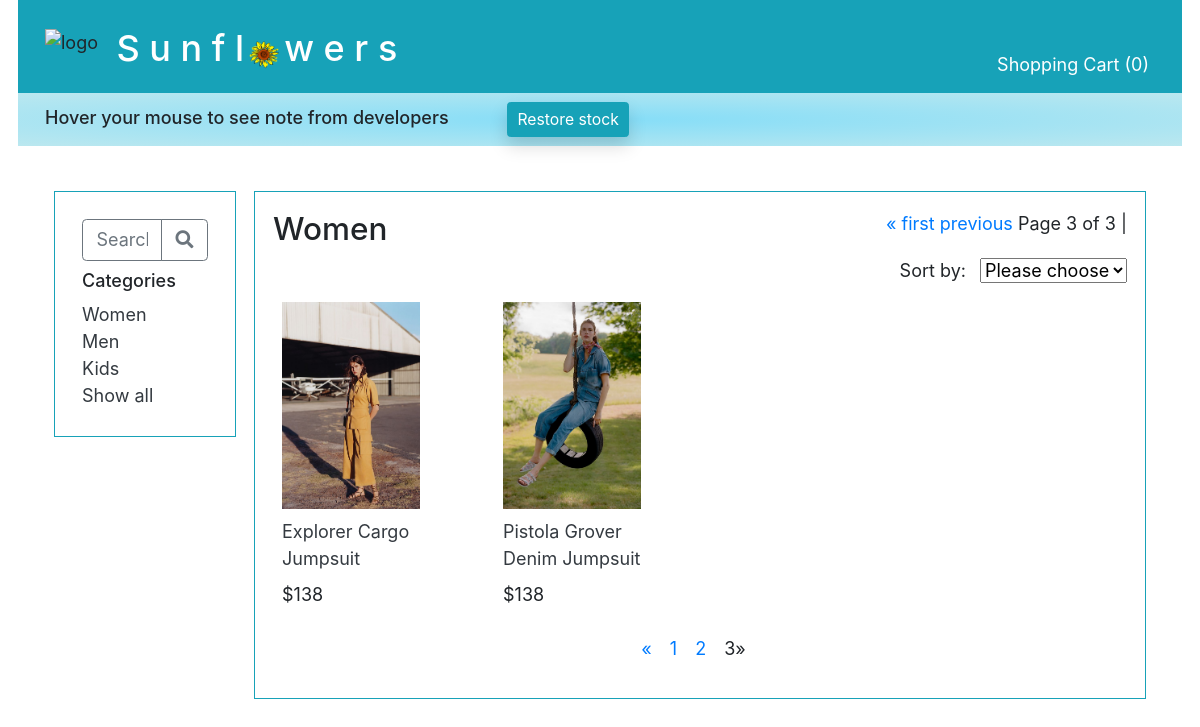
The page /product/category/1?page=3 on the database its author committed.
### main/models.py (models this page shows, shortened)
class Category(models.Model):
    name = models.CharField(max_length=255)
    cat_photo = models.ImageField(upload_to='categories', blank=True)

class Photo(models.Model):
    img = models.ImageField(upload_to='products', blank=True)
    type_of_photo = models.ForeignKey(
        PhotoType,
        related_name='photos_included',
        on_delete=models.CASCADE
    )
    for_product = models.ForeignKey(
        Product,
        related_name='photos',
        on_delete=models.CASCADE
    )

class Product(models.Model):
    name = models.CharField(max_length=255, default="")
    desc= models.TextField(default="")
    quantity_purchased = models.IntegerField(default=0)
    quantity_sold = models.IntegerField(default=0)
    quantity_available = models.IntegerField(default=0)
    temp_quan_avail = models.IntegerField(default=0)
    unit_price=models.DecimalField(max_digits=5, decimal_places=0)
    category = models.ForeignKey(
        Category,
        related_name='products_included',
        on_delete=models.CASCADE
    )
    objects = ClassManager()

### main/views.py (the view)
# urls.py: path('product/category/<int:cat_id>', views.display_category),
def display_category(request, cat_id):
    product_list = Product.objects.filter(category_id=cat_id).exclude(temp_quan_avail=0)
    if "sorted_by" not in request.session:
        request.session["sorted_by"] = "no_sort"
    if request.session["sorted_by"] == "price":
        products_by_price = product_list.order_by("unit_price")
        product_list = products_by_price
    elif request.session["sorted_by"] == "popularity":
        products_by_popularity = product_list.order_by("-quantity_available")
        product_list = products_by_popularity
    else:
        product_list = Product.objects.filter(category_id=cat_id).exclude(temp_quan_avail=0)
    page = request.GET.get('page', 1)
    paginator = Paginator(product_list, 8)
    try:
        all_products = paginator.page(page)
    except PageNotAnInteger:
        all_products = paginator.page(1)
    except EmptyPage:
        all_products = paginator.page(paginator.num_pages)
    page_number = request.GET.get('page')
    page_obj = paginator.get_page(page_number)
    if "cart_dict" not in request.session:
        quantity_in_cart = 0
    else:
        quantity_in_cart = 0
        for key in request.session["cart_dict"]:
            quantity_in_cart += request.session["cart_dict"][key]
    products_in_this_category = Product.objects.filter(category_id=cat_id)
    for each_product in products_in_this_category:
        photos = Photo.objects.filter(for_product = each_product)
        for photo in photos:
            if photo.type_of_photo_id == 1:
                photo.type_of_photo_id = 2
                photo.save()
        first_photo = photos.first()
        first_photo.type_of_photo_id = 1
        first_photo.save()
    context = {
        "all_categories": Category.objects.all(),
        "this_category": Category.objects.get(id=cat_id),
        "all_products": all_products,
        "all_photos": Photo.objects.all(),
        "paginator": paginator,
        'page_obj': page_obj,
        "quantity_in_cart": quantity_in_cart,
    }
    return render(request, '_2_shop_category.html', context)

### main/templates/_2_shop_category.html (shortened to what this page needs)
<!DOCTYPE html>
<html lang="en">
<head>
    {% include "_0_head_tags.html" %}
</head>
<body>
    <div id="container">
        {% include "_0_top_nav_bar.html" %}
        {% include "_0_left_nav_bar.html" %}
        <div class="col border border-info p-3">
            <div class="row">
                <div class="col-6 h3">{{ this_category.name }}</div>
                <div class="col text-right mb-1">
                    <span class="step-links">
                        {% if page_obj.has_previous %}
                        <a href="?page=1">&laquo; first</a>
                        <a href="?page={{ page_obj.previous_page_number }}">previous</a>
                        {% endif %}
                        <span class="current">
                            Page {{ page_obj.number }} of {{ page_obj.paginator.num_pages }} |
                        </span>
                    </span>
                </div>
            </div>
            <form style="" id="sort_form" class="text-right" action="/product/category/{{ this_category.id }}/process_sort" method="POST">
                <div style="display:inline" class="mb-2 text-right mr-2">Sort by:</div>
                <div style="display:inline" class="">
                    <select name="sorted_by" id="sorted_by" onchange="this.form.submit()">
                        <option value="" disabled
                        {% if request.session.sorted_by == "no_sort" %}
                        selected
                        {% endif %}
                        >Please choose</option>
                    </select>
                </div>
            </form>
            <div style="" class="row mt-2">
                {% for product in all_products %}
                {% if product.category_id == this_category.id and product.temp_quan_avail > 0 %}
                <div class="col-3">
                    {% for photo in all_photos %}
                    {% if photo.type_of_photo_id == 1 and photo.for_product_id == product.id %}
                    <div class="row m-2"><a href="/product/category/{{ this_category.id }}/item/{{ product.id }}"><img class="" style="width:80%; height: auto !important;"  src="{{ photo.img.url }}"></a></div>
                    {% endif %}
                    {% endfor %}
                    <a class="row text-dark m-2" href="/product/category/{{ this_category.id }}/item/{{ product.id }}">{{ product.name }}</a>
                    <div class="row mb-4">
                        <div class="col ml-2">${{ product.unit_price }}</div>
                    </div>
                </div>
                {% endif %}
                {% endfor %}
            </div>
            <div class="row">
                <div class="col-4 offset-5 text-center">
                    {% if all_products.has_other_pages %}
                    <ul class="pagination">
                        {% if all_products.has_previous %}
                        <li><a href="?page={{ all_products.previous_page_number }}">&laquo;</a></li>
                        {% else %}
                        <li class="disabled"><span>&laquo;</span></li>
                        {% endif %}
                        {% for i in all_products.paginator.page_range %}
                        {% if all_products.number == i %}
                        <li class="active ml-3"><span>{{ i }} <span class="sr-only">(current)</span> </span></li>
                        {% else %}
                        <li><a class="ml-3" href="?page={{ i }}">{{ i }}</a></li>
                        {% endif %}
                        {% endfor %}
                        {% if all_products.has_next %}
                        <li><a class="ml-3" href="?page={{ all_products.next_page_number }}">&raquo;</a></li>
                        {% else %}
                        <li class="disabled"><span>&raquo;</span></li>
                        {% endif %}
                    </ul>
                    {% endif %}
                </div>
            </div>
        </div>
    </div>
</body>
</html>

### main/templates/_0_left_nav_bar.html
<!DOCTYPE html>
<html lang="en">
<link rel="stylesheet" href="main/static/projectStyle.css">
<head>
    {% load static %}
    <link rel="stylesheet" href="{% static 'projectStyle.css' %}">
</head>
<body>
    <div class="row mx-3">
        <div id="side" class="col-sm-auto mr-3 border-info p-3">
    <div id="left_nav_bar" class="row mx-3">
        <div class=" col-2 mr-3 border border-info p-4"
        style="height: 50%;"
        >
        <div class="row mb-2">
            <div class="col ">
                <form style="display:inline" class="m-0" action="{% url 'search' %}" method="GET">
                <div class="input-group">
                        <input name="search" class="form-control border-secondary py-2" type="text" placeholder="Search">
                    <div class="input-group-append">
                        <button class="btn btn-outline-secondary" type="submit">
                            <i class="fa fa-search"></i>
                        </button>
                    </div>
                </form>
                </div>
            </div>
        </div>
        <div class="row h6 ml-0 ">Categories</div>
        {% for category in all_categories %}
        <a class="text-dark" href="/product/category/{{ category.id }}/no_sort">{{ category.name }}</a><br>
        {% endfor %}
        <a class="text-dark" href="/">Show all</a>
    </div>
</body>
</html>

### main/static/projectStyle.css (style rules this page uses)
* { font-size:1.5vw; }
img { height: auto !important; }

### main/templates/_2_shop_category.html (style rules this page uses)
* { font-size:1.5vw; }
img { height:auto; }

### rows shown on the page
Category: name "Women"
Category: name "Men"
Category: name "Kids"
Product: name "Explorer Cargo Jumpsuit", unit_price "138"
Photo: img (picture)
Product: name "Pistola Grover Denim Jumpsuit", unit_price "138"
Photo: img (picture)

### other values the page prints
{{ quantity_in_cart }} "0"
{{ page_obj.number }} "3"
{{ page_obj.paginator.num_pages }} "3"
{{ i }} "1" "2"
{{ i }} "3"
